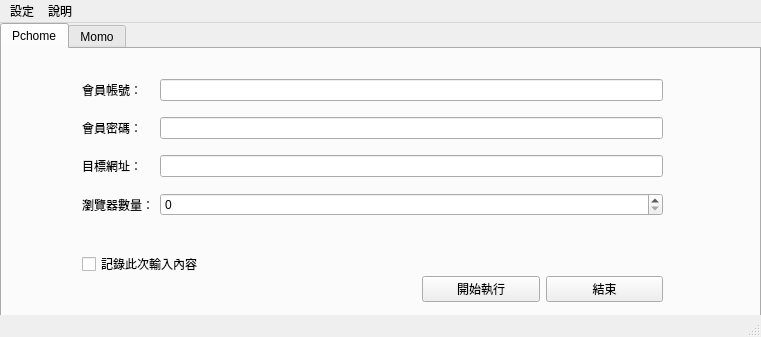
<?xml version="1.0" encoding="UTF-8"?>
<ui version="4.0">
 <class>MainWindow</class>
 <widget class="QMainWindow" name="MainWindow">
  <property name="geometry">
   <rect>
    <x>0</x>
    <y>0</y>
    <width>761</width>
    <height>337</height>
   </rect>
  </property>
  <property name="windowTitle">
   <string>MainWindow</string>
  </property>
  <widget class="QWidget" name="centralwidget">
   <widget class="QTabWidget" name="tabWidget">
    <property name="geometry">
     <rect>
      <x>0</x>
      <y>0</y>
      <width>761</width>
      <height>301</height>
     </rect>
    </property>
    <property name="currentIndex">
     <number>0</number>
    </property>
    <widget class="QWidget" name="tab">
     <attribute name="title">
      <string>Pchome</string>
     </attribute>
     <widget class="QWidget" name="gridLayoutWidget">
      <property name="geometry">
       <rect>
        <x>80</x>
        <y>20</y>
        <width>581</width>
        <height>161</height>
       </rect>
      </property>
      <layout class="QGridLayout" name="gridLayout">
       <item row="2" column="2">
        <widget class="QLineEdit" name="pchome_target_url"/>
       </item>
       <item row="2" column="0">
        <widget class="QLabel" name="label_3">
         <property name="text">
          <string>目標網址：</string>
         </property>
        </widget>
       </item>
       <item row="1" column="2">
        <widget class="QLineEdit" name="pchome_password">
         <property name="echoMode">
          <enum>QLineEdit::Password</enum>
         </property>
        </widget>
       </item>
       <item row="3" column="0">
        <widget class="QLabel" name="label_4">
         <property name="text">
          <string>瀏覽器數量：</string>
         </property>
        </widget>
       </item>
       <item row="0" column="2">
        <widget class="QLineEdit" name="pchome_email">
         <property name="text">
          <string/>
         </property>
        </widget>
       </item>
       <item row="1" column="0">
        <widget class="QLabel" name="label_2">
         <property name="text">
          <string>會員密碼：</string>
         </property>
        </widget>
       </item>
       <item row="0" column="0">
        <widget class="QLabel" name="label">
         <property name="text">
          <string>會員帳號：</string>
         </property>
        </widget>
       </item>
       <item row="3" column="2">
        <widget class="QSpinBox" name="pchome_browser_qty"/>
       </item>
      </layout>
     </widget>
     <widget class="QWidget" name="horizontalLayoutWidget_2">
      <property name="geometry">
       <rect>
        <x>80</x>
        <y>200</y>
        <width>160</width>
        <height>31</height>
       </rect>
      </property>
      <layout class="QHBoxLayout" name="horizontalLayout_2">
       <item>
        <widget class="QCheckBox" name="pchome_record">
         <property name="text">
          <string>記錄此次輸入內容</string>
         </property>
        </widget>
       </item>
      </layout>
     </widget>
     <widget class="QWidget" name="horizontalLayoutWidget">
      <property name="geometry">
       <rect>
        <x>420</x>
        <y>220</y>
        <width>241</width>
        <height>41</height>
       </rect>
      </property>
      <layout class="QHBoxLayout" name="horizontalLayout">
       <item>
        <widget class="QPushButton" name="pchome_submit_btn">
         <property name="text">
          <string>開始執行</string>
         </property>
        </widget>
       </item>
       <item>
        <widget class="QPushButton" name="pchome_close_btn">
         <property name="enabled">
          <bool>true</bool>
         </property>
         <property name="text">
          <string>結束</string>
         </property>
        </widget>
       </item>
      </layout>
     </widget>
    </widget>
    <widget class="QWidget" name="tab_2">
     <attribute name="title">
      <string>Momo</string>
     </attribute>
     <widget class="QWidget" name="horizontalLayoutWidget_4">
      <property name="geometry">
       <rect>
        <x>410</x>
        <y>220</y>
        <width>241</width>
        <height>41</height>
       </rect>
      </property>
      <layout class="QHBoxLayout" name="horizontalLayout_4">
       <item>
        <widget class="QPushButton" name="momo_submit_btn">
         <property name="text">
          <string>開始執行</string>
         </property>
        </widget>
       </item>
       <item>
        <widget class="QPushButton" name="momo_close_btn">
         <property name="enabled">
          <bool>true</bool>
         </property>
         <property name="text">
          <string>結束</string>
         </property>
        </widget>
       </item>
      </layout>
     </widget>
     <widget class="QWidget" name="gridLayoutWidget_2">
      <property name="geometry">
       <rect>
        <x>70</x>
        <y>10</y>
        <width>581</width>
        <height>181</height>
       </rect>
      </property>
      <layout class="QGridLayout" name="gridLayout_4">
       <item row="4" column="2">
        <widget class="QSpinBox" name="momo_browser_qty"/>
       </item>
       <item row="4" column="0">
        <widget class="QLabel" name="label_14">
         <property name="text">
          <string>瀏覽器數量：</string>
         </property>
        </widget>
       </item>
       <item row="0" column="2">
        <widget class="QLineEdit" name="momo_email">
         <property name="text">
          <string/>
         </property>
        </widget>
       </item>
       <item row="0" column="0">
        <widget class="QLabel" name="label_15">
         <property name="text">
          <string>會員帳號：</string>
         </property>
        </widget>
       </item>
       <item row="1" column="0">
        <widget class="QLabel" name="label_16">
         <property name="text">
          <string>會員密碼：</string>
         </property>
        </widget>
       </item>
       <item row="2" column="2">
        <widget class="QLineEdit" name="momo_target_url"/>
       </item>
       <item row="1" column="2">
        <widget class="QLineEdit" name="momo_password">
         <property name="echoMode">
          <enum>QLineEdit::Password</enum>
         </property>
        </widget>
       </item>
       <item row="2" column="0">
        <widget class="QLabel" name="label_17">
         <property name="text">
          <string>目標網址：</string>
         </property>
        </widget>
       </item>
       <item row="3" column="0">
        <widget class="QLabel" name="label_18">
         <property name="text">
          <string>目標按鈕：</string>
         </property>
        </widget>
       </item>
       <item row="3" column="2">
        <widget class="QLineEdit" name="momo_target_id"/>
       </item>
      </layout>
     </widget>
     <widget class="QWidget" name="horizontalLayoutWidget_3">
      <property name="geometry">
       <rect>
        <x>70</x>
        <y>200</y>
        <width>160</width>
        <height>31</height>
       </rect>
      </property>
      <layout class="QHBoxLayout" name="horizontalLayout_5">
       <item>
        <widget class="QCheckBox" name="momo_record">
         <property name="text">
          <string>記錄此次輸入內容</string>
         </property>
        </widget>
       </item>
      </layout>
     </widget>
    </widget>
   </widget>
  </widget>
  <widget class="QMenuBar" name="menubar">
   <property name="geometry">
    <rect>
     <x>0</x>
     <y>0</y>
     <width>761</width>
     <height>21</height>
    </rect>
   </property>
   <widget class="QMenu" name="menu">
    <property name="title">
     <string>設定</string>
    </property>
    <addaction name="pchome_clear_record"/>
    <addaction name="momo_clear_record"/>
   </widget>
   <widget class="QMenu" name="menu_2">
    <property name="title">
     <string>說明</string>
    </property>
    <addaction name="about"/>
   </widget>
   <addaction name="menu"/>
   <addaction name="menu_2"/>
  </widget>
  <widget class="QStatusBar" name="statusbar"/>
  <action name="pchome_clear_record">
   <property name="text">
    <string>清除 Pchome紀錄</string>
   </property>
  </action>
  <action name="about">
   <property name="text">
    <string>關於</string>
   </property>
  </action>
  <action name="momo_clear_record">
   <property name="text">
    <string>清除 Momo紀錄</string>
   </property>
  </action>
 </widget>
 <resources/>
 <connections/>
</ui>
